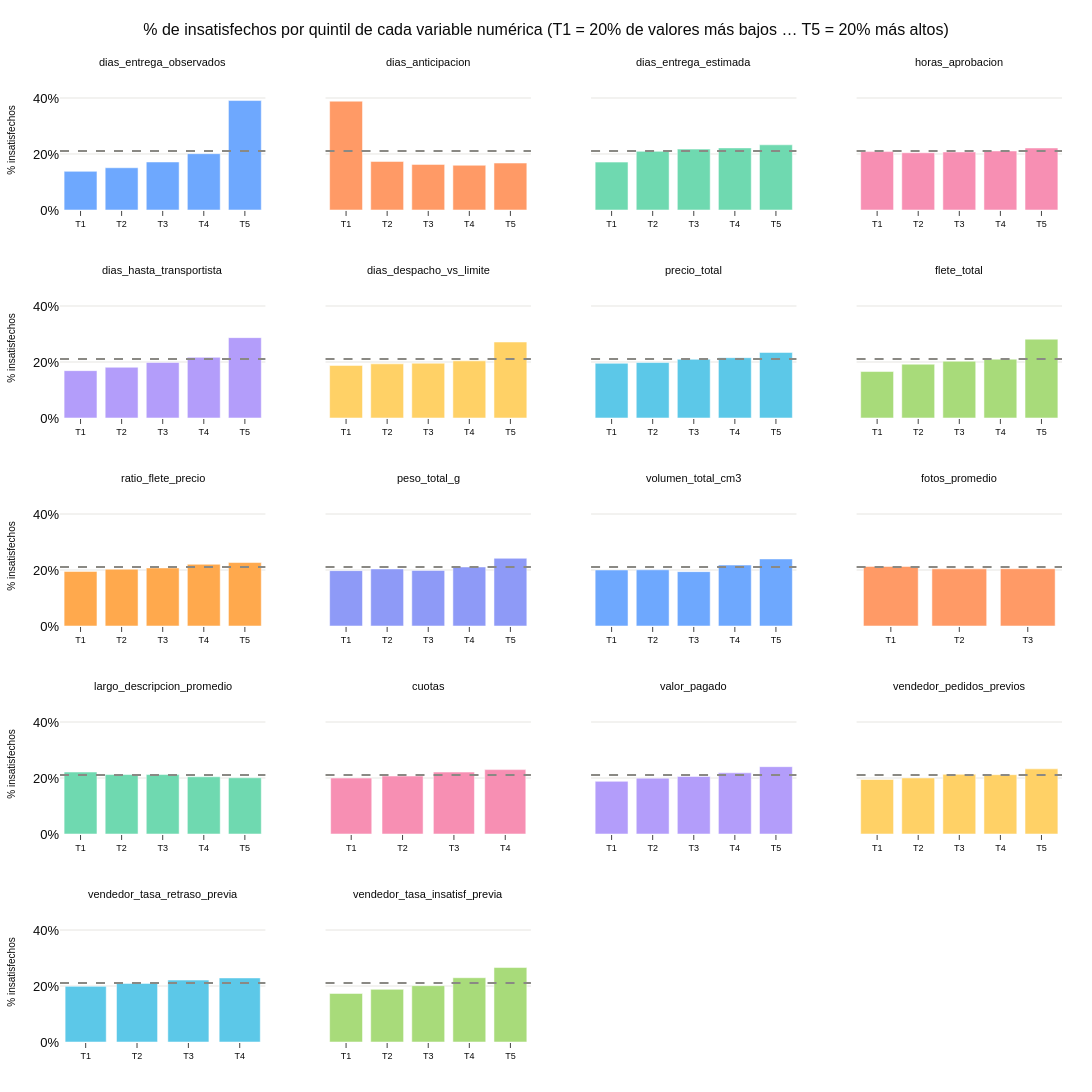

Source (notebook cell):
### Code cell
VARS_CONTINUAS = [v for v in VARS_NUMERICAS if v not in VARS_CONTEO]   # las de conteo ya se vieron

n = len(VARS_CONTINUAS)
ncols = 4
nrows = int(np.ceil(n / ncols))

fig = make_subplots(rows=nrows, cols=ncols, subplot_titles=VARS_CONTINUAS,
                    vertical_spacing=0.07, horizontal_spacing=0.06, shared_yaxes=True)

for i, var in enumerate(VARS_CONTINUAS):
    # duplicates='drop': si muchos valores se repiten (ej.: cuotas = 1) quedan menos de 5 tramos
    tramos = pd.qcut(df[var], q=5, duplicates='drop')
    t = df.groupby(tramos, observed=True)[VAR_OBJETIVO].agg(['mean', 'size'])
    rangos = [f'{iv.left:.3g} a {iv.right:.3g}' for iv in t.index]

    fig.add_trace(go.Bar(
        x=[f'T{j + 1}' for j in range(len(t))], y=t['mean'], marker_color=CICLO[i % len(CICLO)],
        customdata=np.stack([rangos, t['size']], axis=1),
        hovertemplate=f'{var}<br>%{{customdata[0]}}<br>%{{y:.1%}} insatisfechos'
                      f'<br>%{{customdata[1]:,}} pedidos<extra></extra>',
    ), row=i // ncols + 1, col=i % ncols + 1)

fig.add_hline(y=TASA_GLOBAL, line_dash='dash', line_color=GRIS)
fig.update_yaxes(tickformat='.0%', range=[0, 0.5])
fig.update_yaxes(title_text='% insatisfechos', title_font_size=10, col=1)
fig.update_annotations(font_size=11)
fig.update_xaxes(tickfont_size=9)
fig.update_layout(height=250 * nrows, width=1300, showlegend=False,
                  title='% de insatisfechos por quintil de cada variable numérica '
                        '(T1 = 20% de valores más bajos … T5 = 20% más altos)')
guardar(fig, '03_08_numericas_vs_insatisfaccion')
fig.show()

### Figure 1 — Plotly figure (JSON) as saved in the notebook; plotly's stock layout.template omitted (floating-point values rounded to 4 significant figures)
{"data": [{"customdata": [["0.532 a 5.98", "19121"], ["5.98 a 8.65", "19120"], ["8.65 a 12", "19121"], ["12 a 17.1", "19120"], ["17.1 a 70.2", "19121"]], "hovertemplate": "dias_entrega_observados<br>%{customdata[0]}<br>%{y:.1%} insatisfechos<br>%{customdata[1]:,} pedidos<extra></extra>", "marker": {"color": "#6EA8FE"}, "type": "bar", "x": ["T1", "T2", "T3", "T4", "T5"], "xaxis": "x", "y": [0.138, 0.1508, 0.1714, 0.2012, 0.3908], "yaxis": "y"}, {"customdata": [["-0.001 a 5.41", "19121"], ["5.41 a 9.51", "19120"], ["9.51 a 13.2", "19121"], ["13.2 a 17.9", "19120"], ["17.9 a 146", "19121"]], "hovertemplate": "dias_anticipacion<br>%{customdata[0]}<br>%{y:.1%} insatisfechos<br>%{customdata[1]:,} pedidos<extra></extra>", "marker": {"color": "#FF9A66"}, "type": "bar", "x": ["T1", "T2", "T3", "T4", "T5"], "xaxis": "x2", "y": [0.3886, 0.1734, 0.1629, 0.1597, 0.1676], "yaxis": "y2"}, {"customdata": [["2.01 a 16.7", "19121"], ["16.7 a 21.4", "19120"], ["21.4 a 25.1", "19121"], ["25.1 a 30.1", "19120"], ["30.1 a 155", "19121"]], "hovertemplate": "dias_entrega_estimada<br>%{customdata[0]}<br>%{y:.1%} insatisfechos<br>%{customdata[1]:,} pedidos<extra></extra>", "marker": {"color": "#6FD9B0"}, "type": "bar", "x": ["T1", "T2", "T3", "T4", "T5"], "xaxis": "x3", "y": [0.1709, 0.2094, 0.2174, 0.2217, 0.2328], "yaxis": "y3"}, {"customdata": [["-0.001 a 0.201", "19202"], ["0.201 a 0.272", "19073"], ["0.272 a 0.608", "19081"], ["0.608 a 21.2", "19115"], ["21.2 a 741", "19118"]], "hovertemplate": "horas_aprobacion<br>%{customdata[0]}<br>%{y:.1%} insatisfechos<br>%{customdata[1]:,} pedidos<extra></extra>", "marker": {"color": "#F78FB3"}, "type": "bar", "x": ["T1", "T2", "T3", "T4", "T5"], "xaxis": "x4", "y": [0.2085, 0.2044, 0.2071, 0.2107, 0.2215], "yaxis": "y4"}, {"customdata": [["-171 a 1", "19121"], ["1 a 1.82", "19120"], ["1.82 a 2.92", "19121"], ["2.92 a 4.66", "19120"], ["4.66 a 55.1", "19121"]], "hovertemplate": "dias_hasta_transportista<br>%{customdata[0]}<br>%{y:.1%} insatisfechos<br>%{customdata[1]:,} pedidos<extra></extra>", "marker": {"color": "#B39DFA"}, "type": "bar", "x": ["T1", "T2", "T3", "T4", "T5"], "xaxis": "x5", "y": [0.1691, 0.1811, 0.1984, 0.2166, 0.287], "yaxis": "y5"}, {"customdata": [["-1.05e+03 a -5.47", "19121"], ["-5.47 a -4.24", "19120"], ["-4.24 a -2.7", "19121"], ["-2.7 a -1.16", "19120"], ["-1.16 a 45.9", "19121"]], "hovertemplate": "dias_despacho_vs_limite<br>%{customdata[0]}<br>%{y:.1%} insatisfechos<br>%{customdata[1]:,} pedidos<extra></extra>", "marker": {"color": "#FFD166"}, "type": "bar", "x": ["T1", "T2", "T3", "T4", "T5"], "xaxis": "x6", "y": [0.1876, 0.1934, 0.1956, 0.2041, 0.2714], "yaxis": "y6"}, {"customdata": [["0.849 a 39", "19302"], ["39 a 67.9", "19020"], ["67.9 a 106", "19062"], ["106 a 175", "19132"], ["175 a 1.34e+04", "19087"]], "hovertemplate": "precio_total<br>%{customdata[0]}<br>%{y:.1%} insatisfechos<br>%{customdata[1]:,} pedidos<extra></extra>", "marker": {"color": "#5CC8E8"}, "type": "bar", "x": ["T1", "T2", "T3", "T4", "T5"], "xaxis": "x7", "y": [0.1953, 0.1981, 0.2095, 0.2153, 0.234], "yaxis": "y7"}, {"customdata": [["-0.001 a 12.8", "19157"], ["12.8 a 15.6", "19100"], ["15.6 a 18.6", "19146"], ["18.6 a 27.4", "19079"], ["27.4 a 1.79e+03", "19121"]], "hovertemplate": "flete_total<br>%{customdata[0]}<br>%{y:.1%} insatisfechos<br>%{customdata[1]:,} pedidos<extra></extra>", "marker": {"color": "#A8DB7A"}, "type": "bar", "x": ["T1", "T2", "T3", "T4", "T5"], "xaxis": "x8", "y": [0.1659, 0.1921, 0.2027, 0.2101, 0.2815], "yaxis": "y8"}, {"customdata": [["-0.001 a 0.115", "19121"], ["0.115 a 0.183", "19120"], ["0.183 a 0.274", "19132"], ["0.274 a 0.435", "19109"], ["0.435 a 21.4", "19121"]], "hovertemplate": "ratio_flete_precio<br>%{customdata[0]}<br>%{y:.1%} insatisfechos<br>%{customdata[1]:,} pedidos<extra></extra>", "marker": {"color": "#FFA94D"}, "type": "bar", "x": ["T1", "T2", "T3", "T4", "T5"], "xaxis": "x9", "y": [0.195, 0.2028, 0.2074, 0.2204, 0.2266], "yaxis": "y9"}, {"customdata": [["-0.001 a 250", "20357"], ["250 a 500", "18193"], ["500 a 1.1e+03", "18894"], ["1.1e+03 a 2.8e+03", "19211"], ["2.8e+03 a 1.84e+05", "18948"]], "hovertemplate": "peso_total_g<br>%{customdata[0]}<br>%{y:.1%} insatisfechos<br>%{customdata[1]:,} pedidos<extra></extra>", "marker": {"color": "#8E9AF7"}, "type": "bar", "x": ["T1", "T2", "T3", "T4", "T5"], "xaxis": "x10", "y": [0.1978, 0.2038, 0.1986, 0.2109, 0.2418], "yaxis": "y10"}, {"customdata": [["-0.001 a 2.5e+03", "19129"], ["2.5e+03 a 4.8e+03", "19183"], ["4.8e+03 a 1.02e+04", "19100"], ["1.02e+04 a 2.42e+04", "19082"], ["2.42e+04 a 1.48e+06", "19109"]], "hovertemplate": "volumen_total_cm3<br>%{customdata[0]}<br>%{y:.1%} insatisfechos<br>%{customdata[1]:,} pedidos<extra></extra>", "marker": {"color": "#6EA8FE"}, "type": "bar", "x": ["T1", "T2", "T3", "T4", "T5"], "xaxis": "x11", "y": [0.2001, 0.2008, 0.1941, 0.2177, 0.2395], "yaxis": "y11"}, {"customdata": [["0.999 a 2", "65002"], ["2 a 3", "10950"], ["3 a 20", "18330"]], "hovertemplate": "fotos_promedio<br>%{customdata[0]}<br>%{y:.1%} insatisfechos<br>%{customdata[1]:,} pedidos<extra></extra>", "marker": {"color": "#FF9A66"}, "type": "bar", "x": ["T1", "T2", "T3"], "xaxis": "x12", "y": [0.2129, 0.2042, 0.2045], "yaxis": "y12"}, {"customdata": [["4 a 313", "18898"], ["313 a 501", "18870"], ["501 a 739", "18833"], ["739 a 1.14e+03", "18862"], ["1.14e+03 a 3.99e+03", "18819"]], "hovertemplate": "largo_descripcion_promedio<br>%{customdata[0]}<br>%{y:.1%} insatisfechos<br>%{customdata[1]:,} pedidos<extra></extra>", "marker": {"color": "#6FD9B0"}, "type": "bar", "x": ["T1", "T2", "T3", "T4", "T5"], "xaxis": "x13", "y": [0.2213, 0.2124, 0.2123, 0.2044, 0.2008], "yaxis": "y13"}, {"customdata": [["-0.001 a 1", "46443"], ["1 a 2", "11934"], ["2 a 5", "21860"], ["5 a 24", "15365"]], "hovertemplate": "cuotas<br>%{customdata[0]}<br>%{y:.1%} insatisfechos<br>%{customdata[1]:,} pedidos<extra></extra>", "marker": {"color": "#F78FB3"}, "type": "bar", "x": ["T1", "T2", "T3", "T4"], "xaxis": "x14", "y": [0.1998, 0.2069, 0.2211, 0.2299], "yaxis": "y14"}, {"customdata": [["9.59 a 54.3", "19124"], ["54.3 a 85.2", "19144"], ["85.2 a 128", "19096"], ["128 a 202", "19125"], ["202 a 1.37e+04", "19113"]], "hovertemplate": "valor_pagado<br>%{customdata[0]}<br>%{y:.1%} insatisfechos<br>%{customdata[1]:,} pedidos<extra></extra>", "marker": {"color": "#B39DFA"}, "type": "bar", "x": ["T1", "T2", "T3", "T4", "T5"], "xaxis": "x15", "y": [0.188, 0.1995, 0.2056, 0.2185, 0.2405], "yaxis": "y15"}, {"customdata": [["-0.001 a 10", "19326"], ["10 a 36", "19185"], ["36 a 92", "18943"], ["92 a 267", "19083"], ["267 a 1.79e+03", "19066"]], "hovertemplate": "vendedor_pedidos_previos<br>%{customdata[0]}<br>%{y:.1%} insatisfechos<br>%{customdata[1]:,} pedidos<extra></extra>", "marker": {"color": "#FFD166"}, "type": "bar", "x": ["T1", "T2", "T3", "T4", "T5"], "xaxis": "x16", "y": [0.1947, 0.2003, 0.213, 0.2119, 0.2327], "yaxis": "y16"}, {"customdata": [["-0.001 a 0.0177", "36157"], ["0.0177 a 0.04", "18400"], ["0.04 a 0.0702", "17770"], ["0.0702 a 1", "18048"]], "hovertemplate": "vendedor_tasa_retraso_previa<br>%{customdata[0]}<br>%{y:.1%} insatisfechos<br>%{customdata[1]:,} pedidos<extra></extra>", "marker": {"color": "#5CC8E8"}, "type": "bar", "x": ["T1", "T2", "T3", "T4"], "xaxis": "x17", "y": [0.1987, 0.2093, 0.2212, 0.2289], "yaxis": "y17"}, {"customdata": [["-0.001 a 0.111", "18195"], ["0.111 a 0.168", "17701"], ["0.168 a 0.214", "18252"], ["0.214 a 0.267", "17925"], ["0.267 a 1", "17666"]], "hovertemplate": "vendedor_tasa_insatisf_previa<br>%{customdata[0]}<br>%{y:.1%} insatisfechos<br>%{customdata[1]:,} pedidos<extra></extra>", "marker": {"color": "#A8DB7A"}, "type": "bar", "x": ["T1", "T2", "T3", "T4", "T5"], "xaxis": "x18", "y": [0.1735, 0.1881, 0.2012, 0.2296, 0.266], "yaxis": "y18"}], "layout": {"annotations": [{"font": {"size": 11}, "showarrow": false, "text": "dias_entrega_observados", "x": 0.1025, "xanchor": "center", "xref": "paper", "y": 1, "yanchor": "bottom", "yref": "paper"}, {"font": {"size": 11}, "showarrow": false, "text": "dias_anticipacion", "x": 0.3675, "xanchor": "center", "xref": "paper", "y": 1, "yanchor": "bottom", "yref": "paper"}, {"font": {"size": 11}, "showarrow": false, "text": "dias_entrega_estimada", "x": 0.6325, "xanchor": "center", "xref": "paper", "y": 1, "yanchor": "bottom", "yref": "paper"}, {"font": {"size": 11}, "showarrow": false, "text": "horas_aprobacion", "x": 0.8975, "xanchor": "center", "xref": "paper", "y": 1, "yanchor": "bottom", "yref": "paper"}, {"font": {"size": 11}, "showarrow": false, "text": "dias_hasta_transportista", "x": 0.1025, "xanchor": "center", "xref": "paper", "y": 0.786, "yanchor": "bottom", "yref": "paper"}, {"font": {"size": 11}, "showarrow": false, "text": "dias_despacho_vs_limite", "x": 0.3675, "xanchor": "center", "xref": "paper", "y": 0.786, "yanchor": "bottom", "yref": "paper"}, {"font": {"size": 11}, "showarrow": false, "text": "precio_total", "x": 0.6325, "xanchor": "center", "xref": "paper", "y": 0.786, "yanchor": "bottom", "yref": "paper"}, {"font": {"size": 11}, "showarrow": false, "text": "flete_total", "x": 0.8975, "xanchor": "center", "xref": "paper", "y": 0.786, "yanchor": "bottom", "yref": "paper"}, {"font": {"size": 11}, "showarrow": false, "text": "ratio_flete_precio", "x": 0.1025, "xanchor": "center", "xref": "paper", "y": 0.572, "yanchor": "bottom", "yref": "paper"}, {"font": {"size": 11}, "showarrow": false, "text": "peso_total_g", "x": 0.3675, "xanchor": "center", "xref": "paper", "y": 0.572, "yanchor": "bottom", "yref": "paper"}, {"font": {"size": 11}, "showarrow": false, "text": "volumen_total_cm3", "x": 0.6325, "xanchor": "center", "xref": "paper", "y": 0.572, "yanchor": "bottom", "yref": "paper"}, {"font": {"size": 11}, "showarrow": false, "text": "fotos_promedio", "x": 0.8975, "xanchor": "center", "xref": "paper", "y": 0.572, "yanchor": "bottom", "yref": "paper"}, {"font": {"size": 11}, "showarrow": false, "text": "largo_descripcion_promedio", "x": 0.1025, "xanchor": "center", "xref": "paper", "y": 0.358, "yanchor": "bottom", "yref": "paper"}, {"font": {"size": 11}, "showarrow": false, "text": "cuotas", "x": 0.3675, "xanchor": "center", "xref": "paper", "y": 0.358, "yanchor": "bottom", "yref": "paper"}, {"font": {"size": 11}, "showarrow": false, "text": "valor_pagado", "x": 0.6325, "xanchor": "center", "xref": "paper", "y": 0.358, "yanchor": "bottom", "yref": "paper"}, {"font": {"size": 11}, "showarrow": false, "text": "vendedor_pedidos_previos", "x": 0.8975, "xanchor": "center", "xref": "paper", "y": 0.358, "yanchor": "bottom", "yref": "paper"}, {"font": {"size": 11}, "showarrow": false, "text": "vendedor_tasa_retraso_previa", "x": 0.1025, "xanchor": "center", "xref": "paper", "y": 0.144, "yanchor": "bottom", "yref": "paper"}, {"font": {"size": 11}, "showarrow": false, "text": "vendedor_tasa_insatisf_previa", "x": 0.3675, "xanchor": "center", "xref": "paper", "y": 0.144, "yanchor": "bottom", "yref": "paper"}], "height": 1250, "shapes": [{"line": {"color": "#8a8984", "dash": "dash"}, "type": "line", "x0": 0, "x1": 1, "xref": "x domain", "y0": 0.2104, "y1": 0.2104, "yref": "y"}, {"line": {"color": "#8a8984", "dash": "dash"}, "type": "line", "x0": 0, "x1": 1, "xref": "x2 domain", "y0": 0.2104, "y1": 0.2104, "yref": "y2"}, {"line": {"color": "#8a8984", "dash": "dash"}, "type": "line", "x0": 0, "x1": 1, "xref": "x3 domain", "y0": 0.2104, "y1": 0.2104, "yref": "y3"}, {"line": {"color": "#8a8984", "dash": "dash"}, "type": "line", "x0": 0, "x1": 1, "xref": "x4 domain", "y0": 0.2104, "y1": 0.2104, "yref": "y4"}, {"line": {"color": "#8a8984", "dash": "dash"}, "type": "line", "x0": 0, "x1": 1, "xref": "x5 domain", "y0": 0.2104, "y1": 0.2104, "yref": "y5"}, {"line": {"color": "#8a8984", "dash": "dash"}, "type": "line", "x0": 0, "x1": 1, "xref": "x6 domain", "y0": 0.2104, "y1": 0.2104, "yref": "y6"}, {"line": {"color": "#8a8984", "dash": "dash"}, "type": "line", "x0": 0, "x1": 1, "xref": "x7 domain", "y0": 0.2104, "y1": 0.2104, "yref": "y7"}, {"line": {"color": "#8a8984", "dash": "dash"}, "type": "line", "x0": 0, "x1": 1, "xref": "x8 domain", "y0": 0.2104, "y1": 0.2104, "yref": "y8"}, {"line": {"color": "#8a8984", "dash": "dash"}, "type": "line", "x0": 0, "x1": 1, "xref": "x9 domain", "y0": 0.2104, "y1": 0.2104, "yref": "y9"}, {"line": {"color": "#8a8984", "dash": "dash"}, "type": "line", "x0": 0, "x1": 1, "xref": "x10 domain", "y0": 0.2104, "y1": 0.2104, "yref": "y10"}, {"line": {"color": "#8a8984", "dash": "dash"}, "type": "line", "x0": 0, "x1": 1, "xref": "x11 domain", "y0": 0.2104, "y1": 0.2104, "yref": "y11"}, {"line": {"color": "#8a8984", "dash": "dash"}, "type": "line", "x0": 0, "x1": 1, "xref": "x12 domain", "y0": 0.2104, "y1": 0.2104, "yref": "y12"}, {"line": {"color": "#8a8984", "dash": "dash"}, "type": "line", "x0": 0, "x1": 1, "xref": "x13 domain", "y0": 0.2104, "y1": 0.2104, "yref": "y13"}, {"line": {"color": "#8a8984", "dash": "dash"}, "type": "line", "x0": 0, "x1": 1, "xref": "x14 domain", "y0": 0.2104, "y1": 0.2104, "yref": "y14"}, {"line": {"color": "#8a8984", "dash": "dash"}, "type": "line", "x0": 0, "x1": 1, "xref": "x15 domain", "y0": 0.2104, "y1": 0.2104, "yref": "y15"}, {"line": {"color": "#8a8984", "dash": "dash"}, "type": "line", "x0": 0, "x1": 1, "xref": "x16 domain", "y0": 0.2104, "y1": 0.2104, "yref": "y16"}, {"line": {"color": "#8a8984", "dash": "dash"}, "type": "line", "x0": 0, "x1": 1, "xref": "x17 domain", "y0": 0.2104, "y1": 0.2104, "yref": "y17"}, {"line": {"color": "#8a8984", "dash": "dash"}, "type": "line", "x0": 0, "x1": 1, "xref": "x18 domain", "y0": 0.2104, "y1": 0.2104, "yref": "y18"}], "showlegend": false, "title": {"text": "% de insatisfechos por quintil de cada variable numérica (T1 = 20% de valores más bajos … T5 = 20% más altos)"}, "width": 1300, "xaxis": {"anchor": "y", "domain": [0, 0.205], "tickfont": {"size": 9}}, "xaxis10": {"anchor": "y10", "domain": [0.265, 0.47], "tickfont": {"size": 9}}, "xaxis11": {"anchor": "y11", "domain": [0.53, 0.735], "tickfont": {"size": 9}}, "xaxis12": {"anchor": "y12", "domain": [0.795, 1], "tickfont": {"size": 9}}, "xaxis13": {"anchor": "y13", "domain": [0, 0.205], "tickfont": {"size": 9}}, "xaxis14": {"anchor": "y14", "domain": [0.265, 0.47], "tickfont": {"size": 9}}, "xaxis15": {"anchor": "y15", "domain": [0.53, 0.735], "tickfont": {"size": 9}}, "xaxis16": {"anchor": "y16", "domain": [0.795, 1], "tickfont": {"size": 9}}, "xaxis17": {"anchor": "y17", "domain": [0, 0.205], "tickfont": {"size": 9}}, "xaxis18": {"anchor": "y18", "domain": [0.265, 0.47], "tickfont": {"size": 9}}, "xaxis19": {"anchor": "y19", "domain": [0.53, 0.735], "tickfont": {"size": 9}}, "xaxis2": {"anchor": "y2", "domain": [0.265, 0.47], "tickfont": {"size": 9}}, "xaxis20": {"anchor": "y20", "domain": [0.795, 1], "tickfont": {"size": 9}}, "xaxis3": {"anchor": "y3", "domain": [0.53, 0.735], "tickfont": {"size": 9}}, "xaxis4": {"anchor": "y4", "domain": [0.795, 1], "tickfont": {"size": 9}}, "xaxis5": {"anchor": "y5", "domain": [0, 0.205], "tickfont": {"size": 9}}, "xaxis6": {"anchor": "y6", "domain": [0.265, 0.47], "tickfont": {"size": 9}}, "xaxis7": {"anchor": "y7", "domain": [0.53, 0.735], "tickfont": {"size": 9}}, "xaxis8": {"anchor": "y8", "domain": [0.795, 1], "tickfont": {"size": 9}}, "xaxis9": {"anchor": "y9", "domain": [0, 0.205], "tickfont": {"size": 9}}, "yaxis": {"anchor": "x", "domain": [0.856, 1], "range": [0, 0.5], "tickformat": ".0%", "title": {"font": {"size": 10}, "text": "% insatisfechos"}}, "yaxis10": {"anchor": "x10", "domain": [0.428, 0.572], "matches": "y9", "range": [0, 0.5], "showticklabels": false, "tickformat": ".0%"}, "yaxis11": {"anchor": "x11", "domain": [0.428, 0.572], "matches": "y9", "range": [0, 0.5], "showticklabels": false, "tickformat": ".0%"}, "yaxis12": {"anchor": "x12", "domain": [0.428, 0.572], "matches": "y9", "range": [0, 0.5], "showticklabels": false, "tickformat": ".0%"}, "yaxis13": {"anchor": "x13", "domain": [0.214, 0.358], "range": [0, 0.5], "tickformat": ".0%", "title": {"font": {"size": 10}, "text": "% insatisfechos"}}, "yaxis14": {"anchor": "x14", "domain": [0.214, 0.358], "matches": "y13", "range": [0, 0.5], "showticklabels": false, "tickformat": ".0%"}, "yaxis15": {"anchor": "x15", "domain": [0.214, 0.358], "matches": "y13", "range": [0, 0.5], "showticklabels": false, "tickformat": ".0%"}, "yaxis16": {"anchor": "x16", "domain": [0.214, 0.358], "matches": "y13", "range": [0, 0.5], "showticklabels": false, "tickformat": ".0%"}, "yaxis17": {"anchor": "x17", "domain": [0, 0.144], "range": [0, 0.5], "tickformat": ".0%", "title": {"font": {"size": 10}, "text": "% insatisfechos"}}, "yaxis18": {"anchor": "x18", "domain": [0, 0.144], "matches": "y17", "range": [0, 0.5], "showticklabels": false, "tickformat": ".0%"}, "yaxis19": {"anchor": "x19", "domain": [0, 0.144], "matches": "y17", "range": [0, 0.5], "showticklabels": false, "tickformat": ".0%"}, "yaxis2": {"anchor": "x2", "domain": [0.856, 1], "matches": "y", "range": [0, 0.5], "showticklabels": false, "tickformat": ".0%"}, "yaxis20": {"anchor": "x20", "domain": [0, 0.144], "matches": "y17", "range": [0, 0.5], "showticklabels": false, "tickformat": ".0%"}, "yaxis3": {"anchor": "x3", "domain": [0.856, 1], "matches": "y", "range": [0, 0.5], "showticklabels": false, "tickformat": ".0%"}, "yaxis4": {"anchor": "x4", "domain": [0.856, 1], "matches": "y", "range": [0, 0.5], "showticklabels": false, "tickformat": ".0%"}, "yaxis5": {"anchor": "x5", "domain": [0.642, 0.786], "range": [0, 0.5], "tickformat": ".0%", "title": {"font": {"size": 10}, "text": "% insatisfechos"}}, "yaxis6": {"anchor": "x6", "domain": [0.642, 0.786], "matches": "y5", "range": [0, 0.5], "showticklabels": false, "tickformat": ".0%"}, "yaxis7": {"anchor": "x7", "domain": [0.642, 0.786], "matches": "y5", "range": [0, 0.5], "showticklabels": false, "tickformat": ".0%"}, "yaxis8": {"anchor": "x8", "domain": [0.642, 0.786], "matches": "y5", "range": [0, 0.5], "showticklabels": false, "tickformat": ".0%"}, "yaxis9": {"anchor": "x9", "domain": [0.428, 0.572], "range": [0, 0.5], "tickformat": ".0%", "title": {"font": {"size": 10}, "text": "% insatisfechos"}}}}
